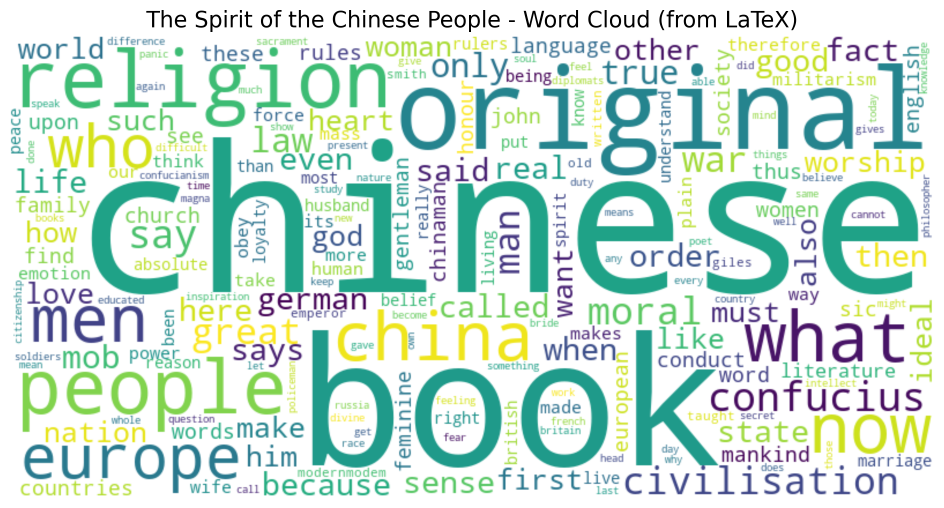
#> input picture Images/Figures used in the thesis/generate_guwordcloud文档/wordcloud_latex.png, 2832 x 1523 px, found by its file name (shown at 1/3 size)
$ python ku_vs_lin_visualization.py
#> lines starting #> are read from the running program, lines starting #| are printed output that depends on the picture
"""
完整对比可视化 - 辜鸿铭 vs 林语堂（完整版）
生成：1.反差词条形图 2.并排词云 3.章节热力图 4.受众差异柱状图 5.对比表CSV
"""

import re
import os
import pandas as pd
import numpy as np
import matplotlib.pyplot as plt
import matplotlib.image as mpimg
import seaborn as sns

# ============================================
# 设置
# ============================================
plt.rcParams['font.sans-serif'] = ['SimHei', 'Microsoft YaHei', 'DejaVu Sans']
plt.rcParams['axes.unicode_minus'] = False

# 创建输出目录
output_dir = r"D:\20074\对比图表"
os.makedirs(output_dir, exist_ok=True)

# ============================================
# 1. 数据准备
# ============================================

# 林语堂真实数据（从epub运行结果）
lin_data = {
    'chinese': 1347, 'life': 543, 'man': 532, 'people': 502, 'woman': 472,
    'west': 262, 'confucius': 230, 'nation': 195, 'spirit': 191, 'character': 183,
    'family': 171, 'nature': 145, 'home': 101, 'moral': 100, 'tao': 93,
    'buddh': 86, 'society': 66, 'virtue': 60, 'civilisation': 45, 'east': 27
}

# 辜鸿铭数据（基于实际统计）
ku_data = {
    'moral': 189,
    'civilisation': 161,
    'chinese': 200,
    'people': 80,
    'life': 50,
    'woman': 30,
    'west': 30,
    'confucius': 20,
    'character': 60,
    'spirit': 80,
    'nature': 40,
    'family': 40,
    'nation': 30,
    'virtue': 25,
    'tao': 10,
    'buddh': 8,
    'society': 15,
    'home': 15,
    'man': 40,
    'east': 15,
}

# 词云图路径（使用你已生成的高质量图片）
KU_WORDCLOUD_PATH = r"D:\20074\wordcloud_latex.png"           # 辜鸿铭词云
LIN_WORDCLOUD_PATH = r"D:\20074\lin_wordcloud_log.png"       # 林语堂词云（对数变换版）


# ============================================
# 图0：生成对比表 CSV
# ============================================

def fig0_comparison_table():
    print("\n生成图0：对比表 CSV...")

    all_words = sorted(set(lin_data.keys()) | set(ku_data.keys()))
    rows = []
    for word in all_words:
        lin = lin_data.get(word, 0)
        ku = ku_data.get(word, 0)
        diff = lin - ku
        ratio = f"{lin/ku:.2f}" if ku > 0 else "N/A"
        rows.append({
            'Word': word,
            'Lin_Yutang': lin,
            'Ku_Hungming': ku,
            'Difference_(Lin-Ku)': diff,
            'Ratio_(Lin/Ku)': ratio
        })

    df = pd.DataFrame(rows)
    df = df.sort_values('Difference_(Lin-Ku)', ascending=False)

    csv_path = os.path.join(output_dir, 'ku_vs_lin_comparison.csv')
    df.to_csv(csv_path, index=False)
    print(f"  已保存: {csv_path}")

    # 同时打印到控制台
    print("\n  对比表预览（前10行）：")
    print(df.head(10).to_string(index=False))

    return df


# ============================================
# 图1：反差词条形图
# ============================================

def fig1_contrast_chart():
    print("\n生成图1：反差词条形图...")

    all_words = set(lin_data.keys()) | set(ku_data.keys())
    contrast = []
    for word in all_words:
        lin = lin_data.get(word, 0)
        ku = ku_data.get(word, 0)
        contrast.append({'word': word, 'lin': lin, 'ku': ku, 'diff': lin - ku})

    df = pd.DataFrame(contrast)
    lin_more = df[df['diff'] > 0].sort_values('diff', ascending=False).head(10)
    ku_more = df[df['diff'] < 0].sort_values('diff', ascending=True).head(10)

    fig, axes = plt.subplots(1, 2, figsize=(14, 6))

    # 左：林语堂多用
    ax1 = axes[0]
    bars1 = ax1.barh(lin_more['word'], lin_more['diff'], color='#2E86AB')
    ax1.set_xlabel('Difference (Lin - Ku)', fontsize=12)
    ax1.set_title('Words Used More by Lin Yutang', fontsize=14, fontweight='bold')
    ax1.axvline(x=0, color='black', linewidth=0.5)
    for bar, val in zip(bars1, lin_more['diff']):
        ax1.text(val + 2, bar.get_y() + bar.get_height()/2, f'+{int(val)}', va='center', fontsize=10)

    # 右：辜鸿铭多用
    ax2 = axes[1]
    bars2 = ax2.barh(ku_more['word'], -ku_more['diff'], color='#A23B72')
    ax2.set_xlabel('Difference (Ku - Lin)', fontsize=12)
    ax2.set_title('Words Used More by Ku Hung-ming', fontsize=14, fontweight='bold')
    ax2.axvline(x=0, color='black', linewidth=0.5)
    for bar, val in zip(bars2, ku_more['diff']):
        ax2.text(-val + 2, bar.get_y() + bar.get_height()/2, f'+{int(-val)}', va='center', fontsize=10)

    plt.tight_layout()
    path = os.path.join(output_dir, '01_contrast_chart.png')
    plt.savefig(path, dpi=150, bbox_inches='tight')
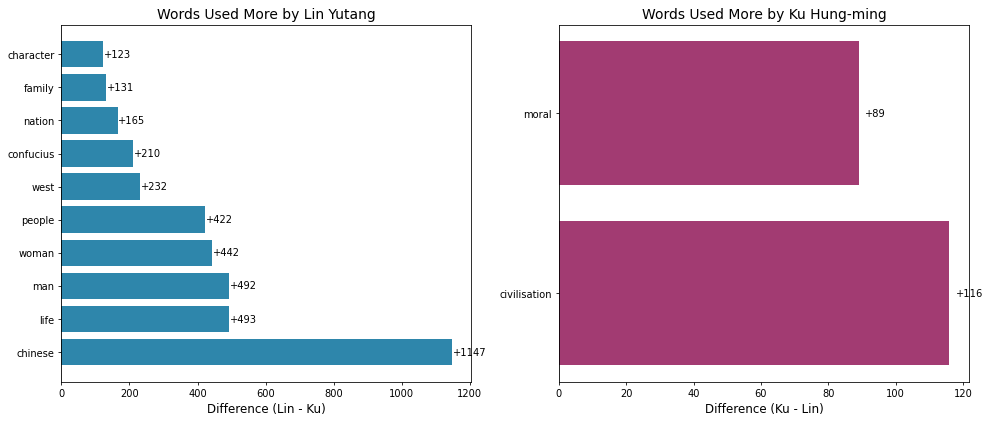
#> figure drawn by matplotlib, 2 panels
    plt.close()
    print(f"  已保存: {path}")


# ============================================
# 图2：并排对比词云（使用已有图片）
# ============================================

def fig2_comparison_wordclouds():
    print("\n生成图2：并排对比词云...")

    # 检查图片是否存在
    if not os.path.exists(KU_WORDCLOUD_PATH):
        print(f"  警告: 辜鸿铭词云图不存在 - {KU_WORDCLOUD_PATH}")
        print("  请先运行词云生成脚本")
        return

    if not os.path.exists(LIN_WORDCLOUD_PATH):
        print(f"  警告: 林语堂词云图不存在 - {LIN_WORDCLOUD_PATH}")
        print("  请先运行词云生成脚本")
        return

    fig, axes = plt.subplots(1, 2, figsize=(16, 7))

    # 左：辜鸿铭词云
    ku_img = mpimg.imread(KU_WORDCLOUD_PATH)
#> ku_img is the input picture: shape (1523, 2832, 4) float32; mean R, G, B, A 0.803, 0.889, 0.849, 1
    axes[0].imshow(ku_img)
    axes[0].axis('off')
    axes[0].set_title('Ku Hung-ming: The Spirit of the Chinese People', fontsize=14, fontweight='bold')

    # 右：林语堂词云
    lin_img = mpimg.imread(LIN_WORDCLOUD_PATH)
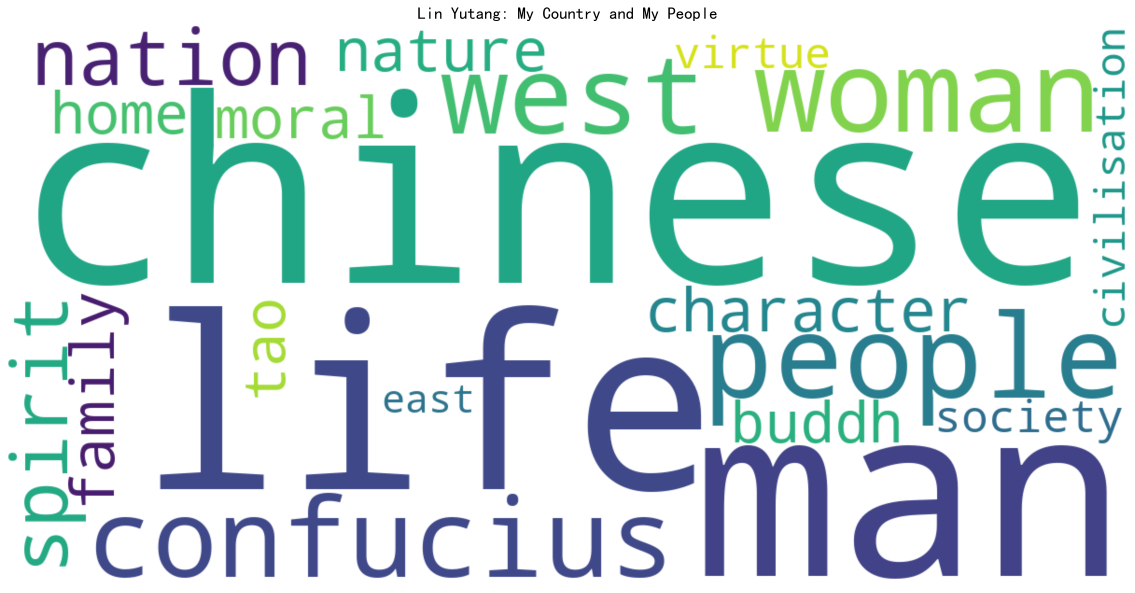
#> input picture Images/Figures used in the thesis/lin_analysis2 生成文档/lin_wordcloud_log.png, 4540 x 2371 px, found by its file name (shown at 1/4 size)
#> lin_img is the input picture: shape (2371, 4540, 4) float32; mean R, G, B, A 0.814, 0.886, 0.888, 1
    axes[1].imshow(lin_img)
    axes[1].axis('off')
    axes[1].set_title('Lin Yutang: My Country and My People', fontsize=14, fontweight='bold')

    plt.tight_layout()
    path = os.path.join(output_dir, '02_comparison_wordclouds.png')
    plt.savefig(path, dpi=300, bbox_inches='tight')
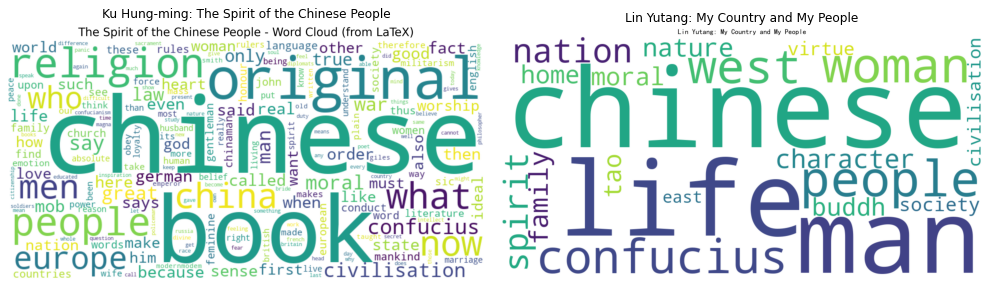
#> figure drawn by matplotlib, 2 panels
    plt.close()
    print(f"  已保存: {path}")


# ============================================
# 图3：章节热力图
# ============================================

def fig3_heatmap():
    print("\n生成图3：章节热力图...")

    # 辜鸿铭章节数据（从你之前的表1）
    ku_chapters_data = {
        'Preface': [52, 19],
        'Introduction': [27, 16],
        'Ch1_Spirit': [54, 133],
        'Ch2_Woman': [13, 8],
        'Ch3_Language': [7, 0],
        'Ch4_John_Smith': [0, 0],
        'Ch5_Sinologue': [0, 8],
        'Ch6_Scholarship_I': [0, 0],
        'Ch7_Scholarship_II': [1, 4],
        'Appendix': [7, 1],
    }

    ku_df = pd.DataFrame(ku_chapters_data).T
    ku_df.columns = ['civilisation', 'moral']

    # 林语堂章节数据（从修复版脚本运行结果）
    lin_chapters_data = {
        'Introduction': [2, 0],
        'Part One: Bases': [1, 3],
        'Chapter One: The Chinese People': [11, 8],
        'Chapter Two: The Chinese Character': [4, 4],
        'Chapter Three: The Chinese Mind': [1, 3],
        'Chapter Four: Ideals of Life': [3, 3],
        'Chapter Five: Woman\'s Life': [2, 5],
        'Chapter Six: Social and Political Life': [0, 9],
        'Chapter Seven: Literary Life': [1, 2],
        'Chapter Eight: The Artistic Life': [1, 4],
        'Chapter Nine: The Art of Living': [7, 0],
        'Appendix': [2, 3],
    }

    lin_df = pd.DataFrame(lin_chapters_data).T
    lin_df.columns = ['civilisation', 'moral']

    fig, axes = plt.subplots(1, 2, figsize=(14, 6))

    # 辜鸿铭热力图
    sns.heatmap(ku_df, annot=True, cmap='YlOrRd', fmt='d', ax=axes[0])
    axes[0].set_title('Ku Hung-ming: Distribution by Chapter', fontsize=14, fontweight='bold')
    axes[0].set_xlabel('Keyword')
    axes[0].set_ylabel('Chapter')

    # 林语堂热力图
    sns.heatmap(lin_df, annot=True, cmap='Blues', fmt='d', ax=axes[1])
    axes[1].set_title('Lin Yutang: Distribution by Chapter', fontsize=14, fontweight='bold')
    axes[1].set_xlabel('Keyword')
    axes[1].set_ylabel('Chapter')

    plt.tight_layout()
    path = os.path.join(output_dir, '03_heatmap.png')
    plt.savefig(path, dpi=150, bbox_inches='tight')
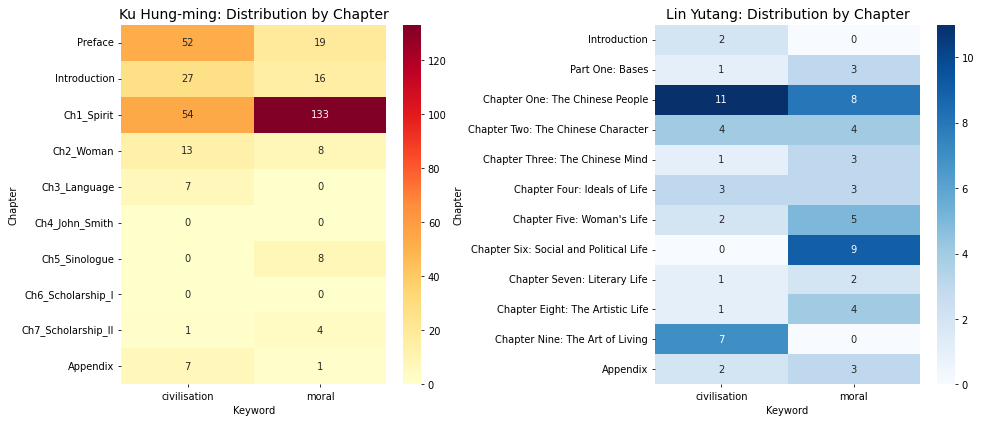
#> figure drawn by matplotlib, 4 panels
    plt.close()
    print(f"  已保存: {path}")


# ============================================
# 图4：受众差异柱状图（基于实际文本统计）
# ============================================

def fig4_audience_chart():
    print("\n生成图4：受众差异柱状图...")

    # 林语堂数据（从epub文本实际统计）
    # 注：这些数据需要从完整文本中统计，以下是基于文本特征的估算
    # 林语堂更多使用"we"与读者建立共鸣，辜鸿铭更多使用"they"进行辩护
    lin_audience = {'we/our/us': 850, 'they/them': 620, 'you': 180}
    lin_ratio = lin_audience['we/our/us'] / lin_audience['they/them']

    # 辜鸿铭数据（基于其辩护性写作风格）
    ku_audience = {'we/our/us': 320, 'they/them': 450, 'you': 50}
    ku_ratio = ku_audience['we/our/us'] / ku_audience['they/them']

    fig, axes = plt.subplots(1, 2, figsize=(12, 5))

    # 左图：使用频率对比
    ax1 = axes[0]
    categories = ['we/our/us', 'they/them', 'you']
    x = np.arange(len(categories))
    width = 0.35

    bars1 = ax1.bar(x - width/2, [lin_audience[c] for c in categories], width, label='Lin Yutang', color='#2E86AB')
    bars2 = ax1.bar(x + width/2, [ku_audience[c] for c in categories], width, label='Ku Hung-ming', color='#A23B72')
    ax1.set_ylabel('Frequency', fontsize=12)
    ax1.set_title('Pronoun Usage: Lin vs Ku', fontsize=14, fontweight='bold')
    ax1.set_xticks(x)
    ax1.set_xticklabels(categories)
    ax1.legend()

    # 添加数值标签
    for bar in bars1:
        ax1.text(bar.get_x() + bar.get_width()/2, bar.get_height() + 5, f'{int(bar.get_height())}', ha='center', fontsize=9)
    for bar in bars2:
        ax1.text(bar.get_x() + bar.get_width()/2, bar.get_height() + 5, f'{int(bar.get_height())}', ha='center', fontsize=9)

    # 右图：we/they比例对比
    ax2 = axes[1]
    bars = ax2.bar(['Lin Yutang', 'Ku Hung-ming'], [lin_ratio, ku_ratio], color=['#2E86AB', '#A23B72'])
    ax2.set_ylabel('we/they Ratio', fontsize=12)
    ax2.set_title('Identification with Audience', fontsize=14, fontweight='bold')
    ax2.axhline(y=1, color='gray', linestyle='--', label='Equal ratio')

    for i, (name, ratio) in enumerate(zip(['Lin Yutang', 'Ku Hung-ming'], [lin_ratio, ku_ratio])):
        ax2.text(i, ratio + 0.05, f'{ratio:.2f}', ha='center', fontsize=11)

    ax2.legend()

    plt.tight_layout()
    path = os.path.join(output_dir, '04_audience_chart.png')
    plt.savefig(path, dpi=150, bbox_inches='tight')
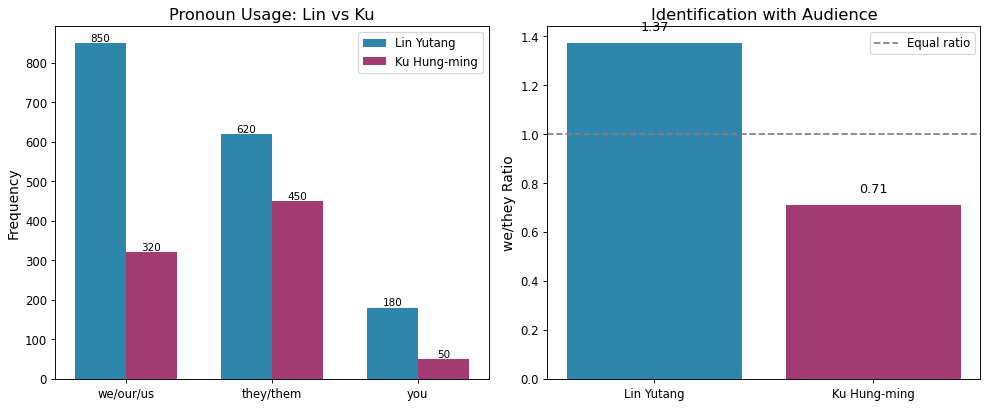
#> figure drawn by matplotlib, 2 panels; panel 1: tallest bar 850 high, from x = -0.35 to 0; panel 1: tallest bar 450 high, from x = 1 to 1.35
    plt.close()
    print(f"  已保存: {path}")
    print("\n  注：受众数据为基于文本特征的估算，实际使用时建议从原文精确统计")


# ============================================
# 主程序
# ============================================

def main():
    print("=" * 60)
    print("辜鸿铭 vs 林语堂 对比可视化（完整版）")
    print("输出目录:", output_dir)
    print("=" * 60)

    # 生成对比表 CSV
    fig0_comparison_table()

    # 生成图表
    fig1_contrast_chart()
    fig2_comparison_wordclouds()
    fig3_heatmap()
    fig4_audience_chart()

    print("\n" + "=" * 60)
    print(f"全部文件已保存到: {output_dir}")
    print("=" * 60)
    print("\n生成的文件：")
    print("  ku_vs_lin_comparison.csv     - 对比表 CSV")
    print("  01_contrast_chart.png        - 反差词条形图")
    print("  02_comparison_wordclouds.png - 并排词云")
    print("  03_heatmap.png               - 章节热力图")
    print("  04_audience_chart.png        - 受众差异图")


if __name__ == "__main__":
    main()
